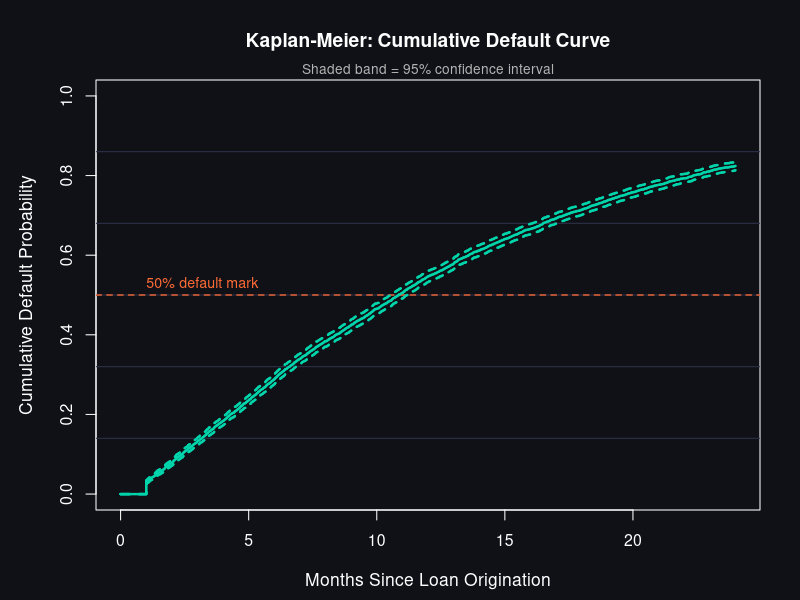
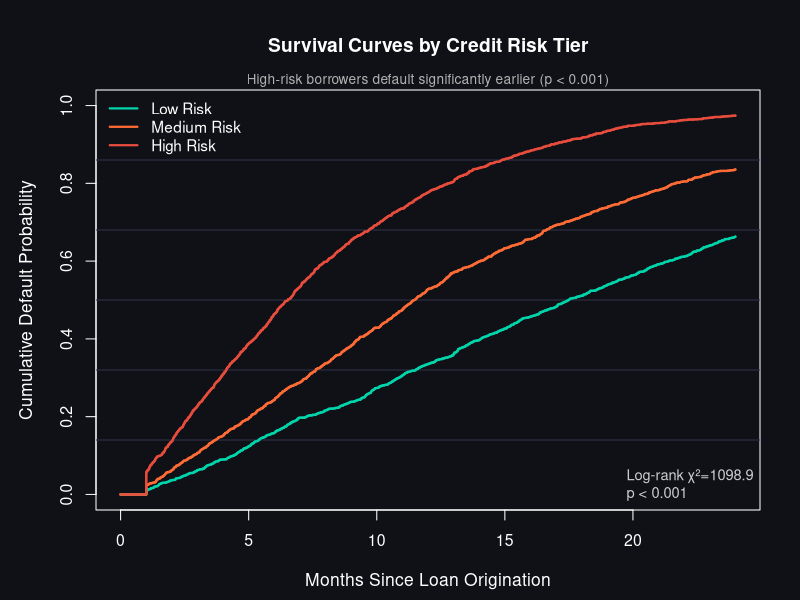
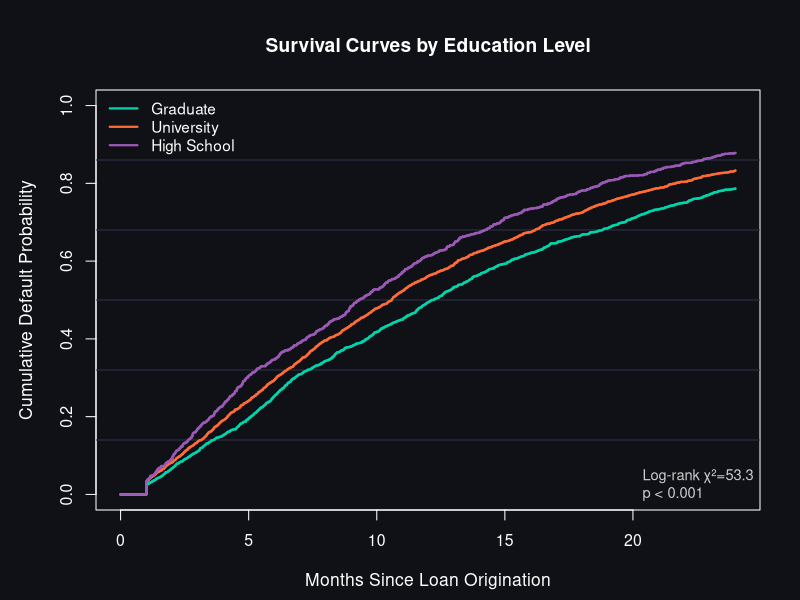
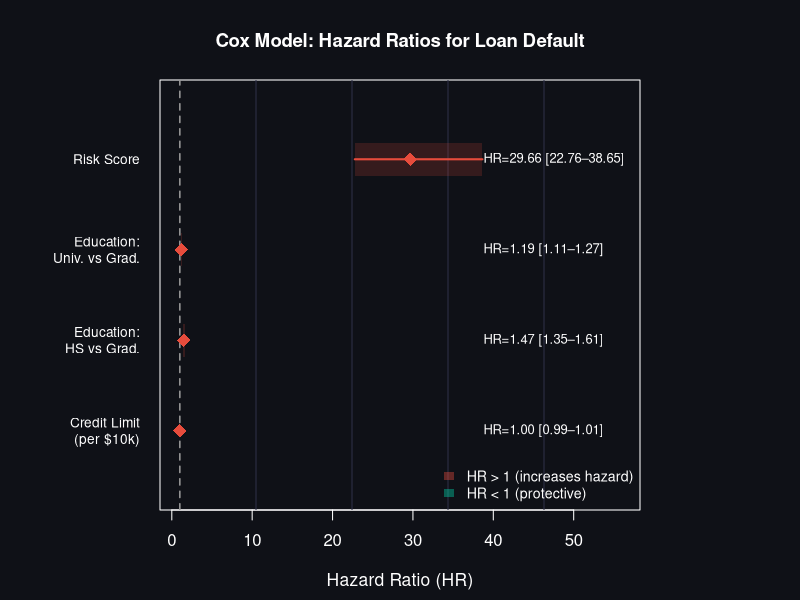
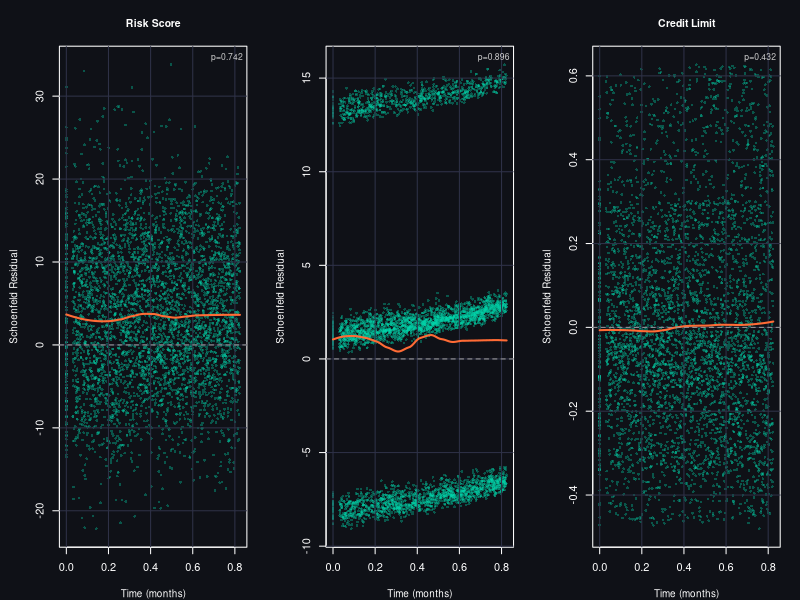

Write R code to recreate these figures, in order.
# ============================================================
#  Loan Default Survival Analysis
# ============================================================
#  Traditional ML asks: "Will this borrower default?" (binary)
#  Survival analysis asks: "WHEN will they default?" — a far
#  richer question for lenders: it drives provisioning, early
#  intervention, and portfolio stress-testing.
#
#  Methods used:
#    1. Kaplan-Meier estimator          — non-parametric survival curves
#    2. Log-rank test                   — statistical group comparison
#    3. Cox Proportional Hazards model  — multivariate regression
#    4. Schoenfeld residuals            — PH assumption diagnostics
#
#  Data: Synthetic loan cohort (5,000 borrowers, 24-month follow-up)
#
#  Outputs (saved to outputs/):
#    km_overall.png        — overall survival curve with CI
#    km_by_risk_group.png  — KM curves stratified by risk tier
#    km_by_education.png   — KM curves by education level
#    cox_forest.png        — Cox hazard ratio forest plot
#    schoenfeld.png        — PH assumption diagnostic plots
#    survival_report.txt   — full model summary
#
#  Author: Jasman Mander
#  Packages: survival (base R)
# ============================================================

library(survival)

dir.create("outputs", showWarnings = FALSE)

cat(strrep("=", 56), "\n")
cat("  LOAN DEFAULT SURVIVAL ANALYSIS\n")
cat(strrep("=", 56), "\n\n")


# ──────────────────────────────────────────────────────────
# 1.  GENERATE SYNTHETIC LOAN COHORT
# ──────────────────────────────────────────────────────────
set.seed(42)
n <- 5000

# Composite risk score (0–1, higher = riskier)
risk_score  <- rbeta(n, shape1 = 2, shape2 = 4)

# Education level
education   <- sample(c("Graduate","University","High School"), n,
                      replace = TRUE, prob = c(0.35, 0.47, 0.18))
education   <- factor(education, levels = c("Graduate","University","High School"))

# Credit limit — negatively correlated with risk
limit_bal   <- ifelse(risk_score < 0.3,
                 sample(c(100000,150000,200000), n, replace = TRUE),
                 ifelse(risk_score < 0.6,
                   sample(c(30000, 50000, 80000), n, replace = TRUE),
                   sample(c(10000, 20000), n, replace = TRUE)))
limit_scaled <- limit_bal / 10000

# Weibull time-to-default: higher risk → shorter time
scale_param <- exp(3.5 - 2.5*risk_score
                       - 0.2*(education == "High School")
                       + 0.1*(education == "Graduate"))
time_to_def <- pmax(rweibull(n, shape = 1.4, scale = scale_param), 1)

# Observation window: 24 months
obs_time <- pmin(time_to_def, 24)
event    <- as.integer(time_to_def <= 24)

# Risk tiers (tercile split)
risk_tier <- cut(risk_score,
                 breaks = quantile(risk_score, probs = c(0, 1/3, 2/3, 1)),
                 labels = c("Low Risk","Medium Risk","High Risk"),
                 include.lowest = TRUE)

loan_df <- data.frame(time = obs_time, event = event, risk_score = risk_score,
                      risk_tier = risk_tier, education = education,
                      limit_scaled = limit_scaled)

cat(sprintf("[Data]   %d borrowers | 24-month follow-up\n", n))
cat(sprintf("         Overall default rate:       %.1f%%\n", mean(event)*100))
cat(sprintf("         Median observation time:    %.1f months\n\n", median(obs_time)))


# ──────────────────────────────────────────────────────────
# COLOUR PALETTE (dark theme)
# ──────────────────────────────────────────────────────────
BG     <- "#0f1117"
PANEL  <- "#1a1d27"
GRID   <- "#2e3147"
TEAL   <- "#00d4aa"
ORANGE <- "#ff6b35"
RED    <- "#e74c3c"
PURPLE <- "#9b59b6"

dark_theme <- function() {
  par(bg = BG, col.axis = "white", col.lab = "white", col.main = "white",
      col.sub = "gray70", fg = "white",
      mar = c(4.5, 4.5, 3.5, 1.5))
}


# ──────────────────────────────────────────────────────────
# 2.  KAPLAN-MEIER — OVERALL
# ──────────────────────────────────────────────────────────
cat("[Analysis]  Kaplan-Meier: overall survival\n")
km_overall <- survfit(Surv(time, event) ~ 1, data = loan_df)
km_at      <- summary(km_overall, times = c(3,6,12,18,24))

cat("\n  Survival probabilities (% NOT defaulted):\n")
cat(sprintf("  Month  Survival%%\n"))
cat(paste(rep("-", 22), collapse=""), "\n")
for (i in seq_along(km_at$time))
  cat(sprintf("  %-6d  %.1f%%\n", km_at$time[i], km_at$surv[i]*100))

# Plot
png("outputs/km_overall.png", width = 800, height = 500, bg = BG)
dark_theme()
par(mar = c(4.5, 4.8, 4, 2))

# Background panel
plot(km_overall, fun = "event",            # plot cumulative incidence (1-S)
     xlab = "Months Since Loan Origination",
     ylab = "Cumulative Default Probability",
     main = "Kaplan-Meier: Cumulative Default Curve",
     conf.int = TRUE, col = TEAL, lwd = 2.2,
     conf.int.col = TEAL, conf.int.style = "bands",
     xlim = c(0,24), ylim = c(0,1),
     cex.axis = 0.95, cex.lab = 1.05, cex.main = 1.15)

grid(nx = NA, ny = 6, col = GRID, lty = 1)
abline(h = 0.5, lty = 2, col = ORANGE, lwd = 1.3)
text(1, 0.53, "50% default mark", col = ORANGE, adj = 0, cex = 0.85)

# Re-draw curve on top of grid
lines(km_overall, fun = "event", col = TEAL, lwd = 2.2,
      conf.int = TRUE, conf.int.col = adjustcolor(TEAL, alpha.f=0.25),
      conf.int.style = "bands")

mtext("Shaded band = 95% confidence interval", side = 3, line = 0.1,
      col = "gray70", cex = 0.82)
dev.off()
cat("[Plot]   Saved → outputs/km_overall.png\n")


# ──────────────────────────────────────────────────────────
# 3.  KM BY RISK TIER + LOG-RANK TEST
# ──────────────────────────────────────────────────────────
cat("\n[Analysis]  Kaplan-Meier: survival by risk tier\n")
km_risk <- survfit(Surv(time, event) ~ risk_tier, data = loan_df)
lr_risk  <- survdiff(Surv(time, event) ~ risk_tier, data = loan_df)
p_lr     <- pchisq(lr_risk$chisq, df = length(lr_risk$n)-1, lower.tail = FALSE)
cat(sprintf("  Log-rank test:  χ²=%.2f, p%s\n", lr_risk$chisq,
            ifelse(p_lr < 0.001, " < 0.001", sprintf(" = %.4f", p_lr))))

tier_cols <- c("Low Risk" = TEAL, "Medium Risk" = ORANGE, "High Risk" = RED)

png("outputs/km_by_risk_group.png", width = 860, height = 520, bg = BG)
dark_theme()
par(mar = c(4.5, 4.8, 4.5, 2))

plot(km_risk, fun = "event",
     xlab = "Months Since Loan Origination",
     ylab = "Cumulative Default Probability",
     main = "Survival Curves by Credit Risk Tier",
     col = tier_cols[levels(loan_df$risk_tier)],
     lwd = 2.2, conf.int = FALSE,
     xlim = c(0,24), ylim = c(0,1),
     cex.axis = 0.95, cex.lab = 1.05, cex.main = 1.15)

grid(nx = NA, ny = 6, col = GRID, lty = 1)
lines(km_risk, fun = "event", col = tier_cols[levels(loan_df$risk_tier)],
      lwd = 2.2, conf.int = FALSE)

legend("topleft", legend = levels(loan_df$risk_tier),
       col = tier_cols[levels(loan_df$risk_tier)],
       lwd = 2.2, bty = "n", text.col = "white", cex = 0.92)

p_label <- ifelse(p_lr < 0.001, "p < 0.001", sprintf("p = %.4f", p_lr))
legend("bottomright", legend = c(sprintf("Log-rank χ²=%.1f", lr_risk$chisq), p_label),
       bty = "n", text.col = "gray80", cex = 0.88)

mtext("High-risk borrowers default significantly earlier (p < 0.001)",
      side = 3, line = 0.1, col = "gray70", cex = 0.82)
dev.off()
cat("[Plot]   Saved → outputs/km_by_risk_group.png\n")


# ──────────────────────────────────────────────────────────
# 4.  KM BY EDUCATION LEVEL
# ──────────────────────────────────────────────────────────
cat("\n[Analysis]  Kaplan-Meier: survival by education level\n")
km_edu <- survfit(Surv(time, event) ~ education, data = loan_df)
lr_edu  <- survdiff(Surv(time, event) ~ education, data = loan_df)
p_edu   <- pchisq(lr_edu$chisq, df = length(lr_edu$n)-1, lower.tail = FALSE)
cat(sprintf("  Log-rank test:  χ²=%.2f, p%s\n", lr_edu$chisq,
            ifelse(p_edu < 0.001, " < 0.001", sprintf(" = %.4f", p_edu))))

edu_cols <- c("Graduate"="#00d4aa","University"=ORANGE,"High School"=PURPLE)

png("outputs/km_by_education.png", width = 860, height = 520, bg = BG)
dark_theme()
par(mar = c(4.5, 4.8, 4.5, 2))

plot(km_edu, fun = "event",
     xlab = "Months Since Loan Origination",
     ylab = "Cumulative Default Probability",
     main = "Survival Curves by Education Level",
     col = edu_cols[levels(loan_df$education)],
     lwd = 2.2, conf.int = FALSE,
     xlim = c(0,24), ylim = c(0,1),
     cex.axis = 0.95, cex.lab = 1.05, cex.main = 1.15)

grid(nx = NA, ny = 6, col = GRID, lty = 1)
lines(km_edu, fun = "event", col = edu_cols[levels(loan_df$education)],
      lwd = 2.2, conf.int = FALSE)

legend("topleft", legend = levels(loan_df$education),
       col = edu_cols[levels(loan_df$education)],
       lwd = 2.2, bty = "n", text.col = "white", cex = 0.92)

p_edu_label <- ifelse(p_edu < 0.001, "p < 0.001", sprintf("p = %.4f", p_edu))
legend("bottomright",
       legend = c(sprintf("Log-rank χ²=%.1f", lr_edu$chisq), p_edu_label),
       bty = "n", text.col = "gray80", cex = 0.88)
dev.off()
cat("[Plot]   Saved → outputs/km_by_education.png\n")


# ──────────────────────────────────────────────────────────
# 5.  COX PROPORTIONAL HAZARDS MODEL
# ──────────────────────────────────────────────────────────
cat("\n[Analysis]  Cox Proportional Hazards model\n")

cox_model <- coxph(
  Surv(time, event) ~ risk_score + education + limit_scaled,
  data = loan_df, ties = "efron"
)
cox_sum <- summary(cox_model)

cat("\n  Hazard Ratios (HR > 1 = higher default risk):\n")
cat(sprintf("  %-28s %7s %7s %7s  %s\n","Variable","HR","95%Lo","95%Hi","p-val"))
cat(paste(rep("-",65),collapse=""),"\n")
hr_tab <- as.data.frame(cox_sum$conf.int)
p_vals  <- cox_sum$coefficients[,"Pr(>|z|)"]
for (v in rownames(hr_tab)) {
  sig <- ifelse(p_vals[v]<0.001,"***",ifelse(p_vals[v]<0.01,"**",ifelse(p_vals[v]<0.05,"*","")))
  cat(sprintf("  %-28s %7.3f %7.3f %7.3f  %.4f %s\n",
              v, hr_tab[v,"exp(coef)"], hr_tab[v,"lower .95"], hr_tab[v,"upper .95"],
              p_vals[v], sig))
}
cat(sprintf("\n  C-index (concordance): %.4f\n", cox_sum$concordance["C"]))
cat(sprintf("  Likelihood ratio test: p = %.4g\n",  cox_sum$logtest["pvalue"]))


# ── Forest plot ───────────────────────────────────────────
var_labels <- c(
  "risk_score"             = "Risk Score",
  "educationUniversity"    = "Education:\nUniv. vs Grad.",
  "educationHigh School"   = "Education:\nHS vs Grad.",
  "limit_scaled"           = "Credit Limit\n(per $10k)"
)

png("outputs/cox_forest.png", width = 820, height = 440, bg = BG)
dark_theme()
par(mar = c(4.5, 8, 4, 8))

hrs  <- hr_tab[,"exp(coef)"]
los  <- hr_tab[,"lower .95"]
his  <- hr_tab[,"upper .95"]
nv   <- length(hrs)
ys   <- seq(nv, 1)

x_lo <- min(los) * 0.75
x_hi <- max(his) * 1.45

plot(hrs, ys, xlim = c(x_lo, x_hi), ylim = c(0.3, nv+0.7),
     pch = NA, xlab = "Hazard Ratio (HR)", ylab = "",
     main = "Cox Model: Hazard Ratios for Loan Default",
     yaxt = "n", cex.lab = 1.05, cex.main = 1.12)

grid(nx = 5, ny = NA, col = GRID, lty = 1)
abline(v = 1, lty = 2, col = "gray60", lwd = 1.5)

for (i in seq_along(hrs)) {
  y   <- ys[i]
  col <- if (hrs[i] > 1) RED else TEAL
  rect(los[i], y-0.18, his[i], y+0.18,
       col = adjustcolor(col, alpha.f=0.18), border = NA)
  lines(c(los[i], his[i]), c(y, y), col = col, lwd = 2)
  points(hrs[i], y, pch = 18, col = col, cex = 1.8)
  text(max(his)+0.12, y,
       sprintf("HR=%.2f [%.2f–%.2f]", hrs[i], los[i], his[i]),
       col = "white", cex = 0.78, adj = 0)
}

axis(2, at = ys, labels = var_labels[rownames(hr_tab)],
     las = 1, col.axis = "white", cex.axis = 0.82, tick = FALSE)

legend("bottomright",
       legend = c("HR > 1 (increases hazard)", "HR < 1 (protective)"),
       fill = c(adjustcolor(RED,0.4), adjustcolor(TEAL,0.4)),
       border = NA, bty = "n", text.col = "white", cex = 0.85)
dev.off()
cat("[Plot]   Saved → outputs/cox_forest.png\n")


# ──────────────────────────────────────────────────────────
# 6.  PH ASSUMPTION: SCHOENFELD RESIDUALS
# ──────────────────────────────────────────────────────────
cat("\n[Analysis]  Proportional Hazards assumption check\n")
ph_test <- cox.zph(cox_model)
cat("\n  Schoenfeld test results:\n")
print(ph_test$table)

png("outputs/schoenfeld.png", width = 960, height = 400, bg = BG)
dark_theme()
par(mfrow = c(1, ncol(ph_test$y)), mar = c(4, 4.5, 3.5, 1.5))

v_labels <- c("risk_score"="Risk Score",
              "educationUniversity"="Edu: Univ.",
              "educationHigh School"="Edu: HS",
              "limit_scaled"="Credit Limit")

for (j in seq_len(ncol(ph_test$y))) {
  x_t <- ph_test$x
  y_r <- ph_test$y[, j]
  vname <- colnames(ph_test$y)[j]
  plot(x_t, y_r, pch = 16, col = adjustcolor(TEAL, 0.35), cex = 0.55,
       xlab = "Time (months)", ylab = "Schoenfeld Residual",
       main = v_labels[vname], cex.main = 0.95, cex.lab = 0.9)
  grid(col = GRID, lty = 1)
  # LOESS smoother
  lo <- loess(y_r ~ x_t, span = 0.6)
  t_seq <- seq(min(x_t), max(x_t), length.out = 100)
  lines(t_seq, predict(lo, t_seq), col = ORANGE, lwd = 2)
  abline(h = 0, lty = 2, col = "gray60")
  p_ph <- ph_test$table[vname, "p"]
  legend("topright", legend = sprintf("p=%.3f", p_ph),
         bty = "n", text.col = "gray80", cex = 0.78)
}
dev.off()
cat("[Plot]   Saved → outputs/schoenfeld.png\n")


# ──────────────────────────────────────────────────────────
# 7.  SAVE TEXT REPORT
# ──────────────────────────────────────────────────────────
report <- sprintf(
"LOAN DEFAULT SURVIVAL ANALYSIS — SUMMARY REPORT
================================================
Dataset:         Synthetic cohort, n = %d, 24-month follow-up
Default rate:    %.1f%%

KAPLAN-MEIER RESULTS
─────────────────────────────────────────────────
Month   Cumulative Default%%
  3       %.1f%%
  6       %.1f%%
 12       %.1f%%
 18       %.1f%%
 24       %.1f%%

Group comparisons (log-rank test):
  By risk tier:   χ²=%.2f, p%s
  By education:   χ²=%.2f, p%s

COX PROPORTIONAL HAZARDS MODEL
─────────────────────────────────────────────────
C-index (concordance): %.4f   [higher = better discrimination]
Likelihood ratio test: p = %.4g

Hazard Ratios:
  Variable                    HR      95%% CI
  risk_score               %6.3f   [%.3f – %.3f]
  educationUniversity      %6.3f   [%.3f – %.3f]
  educationHigh School     %6.3f   [%.3f – %.3f]
  limit_scaled (per $10k)  %6.3f   [%.3f – %.3f]

Key interpretation:
  HR > 1  → increases default hazard (faster default)
  HR < 1  → protective (slower default)
  HR = 1  → no effect relative to reference group

Outputs saved to outputs/:
  km_overall.png, km_by_risk_group.png, km_by_education.png
  cox_forest.png, schoenfeld.png
",
  n, mean(event)*100,
  (1-km_at$surv[1])*100, (1-km_at$surv[2])*100, (1-km_at$surv[3])*100,
  (1-km_at$surv[4])*100, (1-km_at$surv[5])*100,
  lr_risk$chisq, ifelse(p_lr<0.001," < 0.001",sprintf(" = %.4f",p_lr)),
  lr_edu$chisq,  ifelse(p_edu<0.001," < 0.001",sprintf(" = %.4f",p_edu)),
  cox_sum$concordance["C"], cox_sum$logtest["pvalue"],
  hr_tab["risk_score","exp(coef)"],       hr_tab["risk_score","lower .95"],       hr_tab["risk_score","upper .95"],
  hr_tab["educationUniversity","exp(coef)"],    hr_tab["educationUniversity","lower .95"],    hr_tab["educationUniversity","upper .95"],
  hr_tab["educationHigh School","exp(coef)"],   hr_tab["educationHigh School","lower .95"],   hr_tab["educationHigh School","upper .95"],
  hr_tab["limit_scaled","exp(coef)"],     hr_tab["limit_scaled","lower .95"],     hr_tab["limit_scaled","upper .95"]
)

writeLines(report, "outputs/survival_report.txt")
cat("\n[Report] Saved → outputs/survival_report.txt")
cat("\n\n✓  Project 3 complete.\n")
